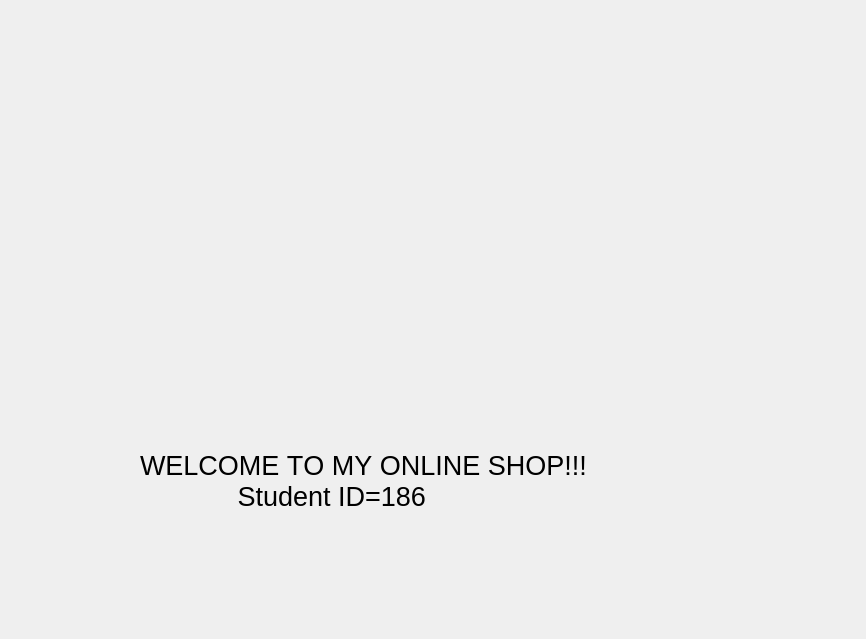
<?xml version="1.0" encoding="UTF-8"?>
<ui version="4.0">
 <class>about</class>
 <widget class="QDialog" name="about">
  <property name="geometry">
   <rect>
    <x>0</x>
    <y>0</y>
    <width>866</width>
    <height>639</height>
   </rect>
  </property>
  <property name="palette">
   <palette>
    <active/>
    <inactive/>
    <disabled/>
   </palette>
  </property>
  <property name="font">
   <font>
    <pointsize>16</pointsize>
   </font>
  </property>
  <property name="windowTitle">
   <string>Dialog</string>
  </property>
  <property name="styleSheet">
   <string notr="true">
</string>
  </property>
  <widget class="QLabel" name="label">
   <property name="geometry">
    <rect>
     <x>140</x>
     <y>330</y>
     <width>781</width>
     <height>301</height>
    </rect>
   </property>
   <property name="sizePolicy">
    <sizepolicy hsizetype="Fixed" vsizetype="Fixed">
     <horstretch>0</horstretch>
     <verstretch>0</verstretch>
    </sizepolicy>
   </property>
   <property name="font">
    <font>
     <pointsize>20</pointsize>
     <kerning>false</kerning>
    </font>
   </property>
   <property name="cursor">
    <cursorShape>WaitCursor</cursorShape>
   </property>
   <property name="styleSheet">
    <string notr="true"/>
   </property>
   <property name="text">
    <string>WELCOME TO MY ONLINE SHOP!!! 
             Student ID=186</string>
   </property>
  </widget>
 </widget>
 <resources/>
 <connections/>
</ui>
